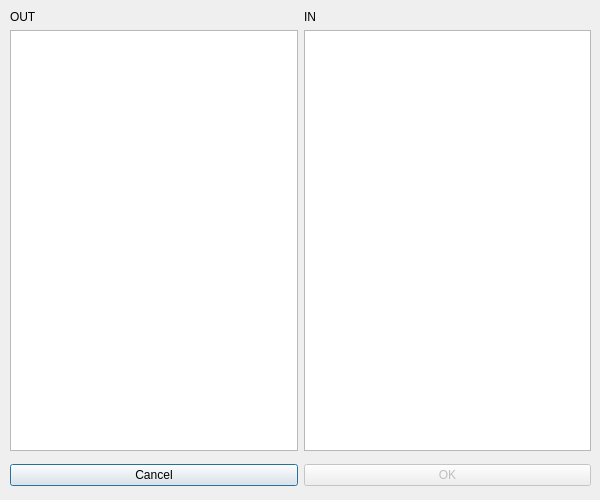
<?xml version="1.0" encoding="UTF-8"?>
<ui version="4.0">
 <class>ConnectionDialog</class>
 <widget class="QDialog" name="ConnectionDialog">
  <property name="geometry">
   <rect>
    <x>0</x>
    <y>0</y>
    <width>600</width>
    <height>500</height>
   </rect>
  </property>
  <property name="windowTitle">
   <string>Connect nodes</string>
  </property>
  <widget class="QWidget" name="horizontalLayoutWidget_2">
   <property name="geometry">
    <rect>
     <x>10</x>
     <y>460</y>
     <width>581</width>
     <height>31</height>
    </rect>
   </property>
   <layout class="QHBoxLayout" name="buttonLayout">
    <item>
     <widget class="QPushButton" name="cancelButton">
      <property name="text">
       <string>Cancel</string>
      </property>
     </widget>
    </item>
    <item>
     <widget class="QPushButton" name="okButton">
      <property name="enabled">
       <bool>false</bool>
      </property>
      <property name="text">
       <string>OK</string>
      </property>
     </widget>
    </item>
   </layout>
  </widget>
  <widget class="QWidget" name="gridLayoutWidget">
   <property name="geometry">
    <rect>
     <x>10</x>
     <y>10</y>
     <width>581</width>
     <height>441</height>
    </rect>
   </property>
   <layout class="QGridLayout" name="gridLayout">
    <item row="0" column="0">
     <widget class="QLabel" name="outLabel">
      <property name="text">
       <string>OUT</string>
      </property>
     </widget>
    </item>
    <item row="0" column="1">
     <widget class="QLabel" name="inLabel">
      <property name="text">
       <string>IN</string>
      </property>
     </widget>
    </item>
    <item row="1" column="0">
     <widget class="QListWidget" name="outList"/>
    </item>
    <item row="1" column="1">
     <widget class="QListWidget" name="inList"/>
    </item>
   </layout>
  </widget>
 </widget>
 <resources/>
 <connections/>
</ui>
